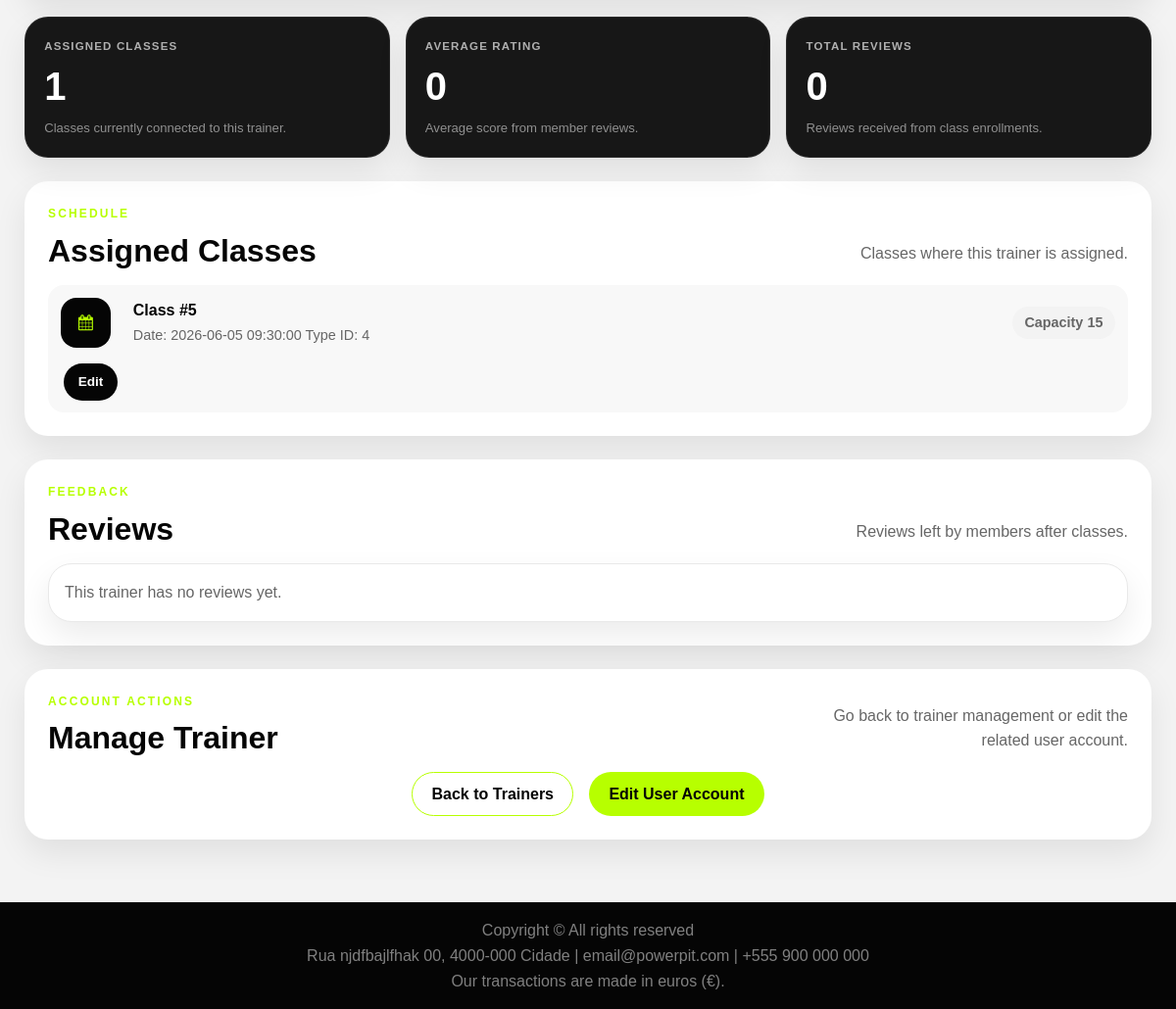
Page /pages/admin_edit_trainer.php?id=3 (signed in, lower part) on the earlier database version.
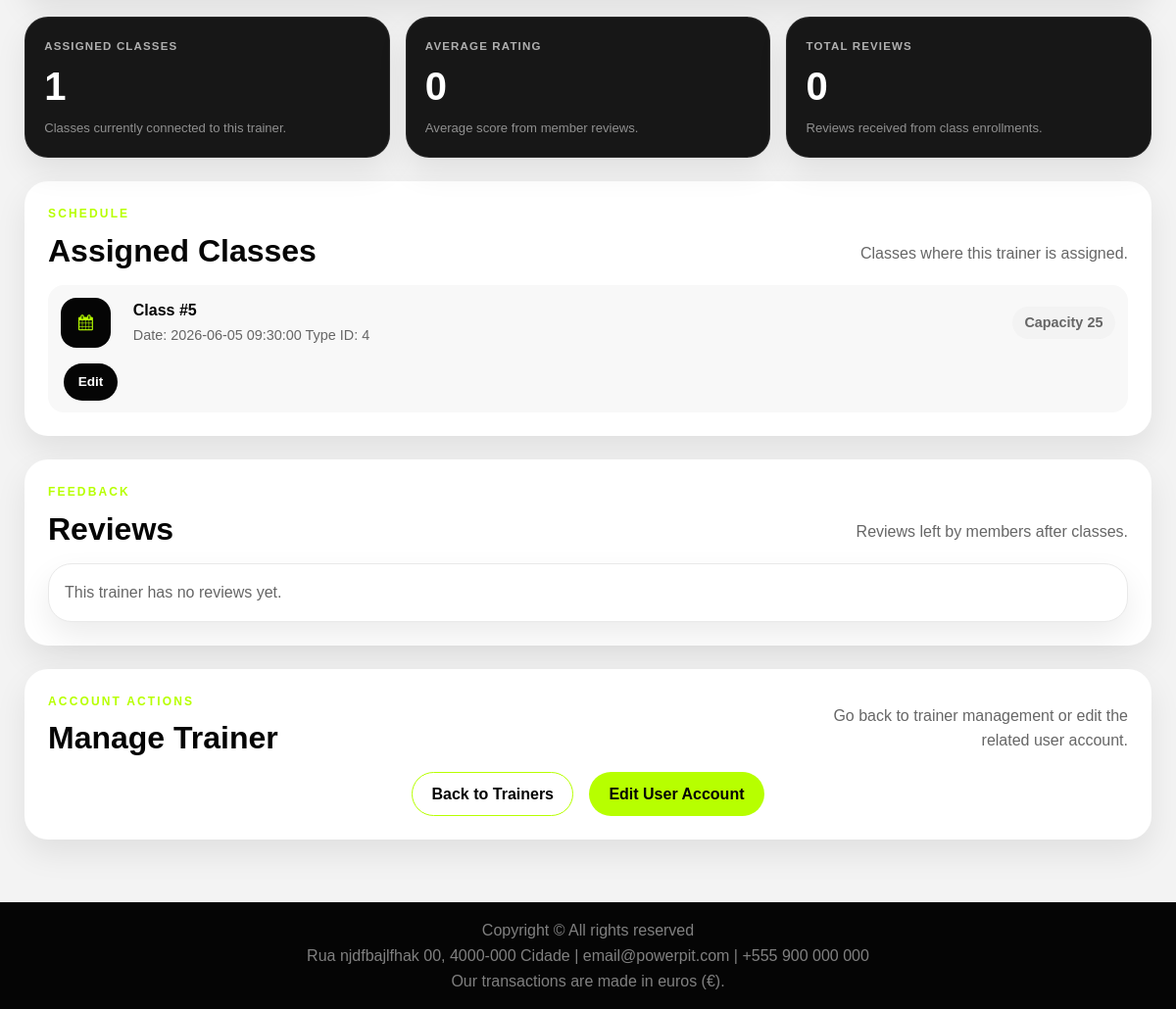
Same page on the later database version.
### tables this page shows
CREATE TABLE Classes(
   ClassId INTEGER PRIMARY KEY AUTOINCREMENT,
   TrainerId INTEGER NOT NULL,
   ClassTypeId INTEGER NOT NULL,
   ClassDateTime DATETIME NOT NULL,
   Capacity INTEGER NOT NULL,

   FOREIGN KEY (TrainerId) REFERENCES Trainers (TrainerId) ON DELETE NO ACTION ON UPDATE NO ACTION,
   FOREIGN KEY (ClassTypeId) REFERENCES ClassType (ClassTypeId) ON DELETE NO ACTION ON UPDATE NO ACTION
);

### pages/admin_edit_trainer.php (called while the page is built, shortened)
<?php
require_once(__DIR__ . '/../database/connection.db.php');
require_once(__DIR__ . '/../database/trainers.class.php');
require_once(__DIR__ . '/../template/common.tpl.php');
require_once(__DIR__ . '/../template/admin_edit_trainer.tpl.php');
$trainerId = filter_input(INPUT_GET, 'id', FILTER_VALIDATE_INT);
$db = getDatabaseConnection();
$trainer = Trainers::getTrainer($db, $trainerId);
$user = $trainer->getUser($db);
drawAdminEditTrainerPage($trainer, $user, $db);
?>

### database/workoutclass.class.php (called while the page is built, shortened)
<?php
require_once(__DIR__ . '/trainers.class.php');
class WorkoutClass {
    private int $id;
    private int $classTypeId;
    private string $classDateTime;
    private int $capacity;
    public function __construct(
        int $id,
        int $trainerId,
        int $classTypeId,
        string $classDateTime,
        int $capacity
    ) {
        $this->id = $id;
        $this->classTypeId = $classTypeId;
        $this->classDateTime = $classDateTime;
        $this->capacity = $capacity;
    }
    public function getId(): int {
        return $this->id;
    }
    public function getClassTypeId(): int {
        return $this->classTypeId;
    }
    public function getClassDateTime(): string {
        return $this->classDateTime;
    }
    public function getCapacity(): int {
        return $this->capacity;
    }
}
?>

### database/trainers.class.php (called while the page is built, shortened)
<?php
require_once(__DIR__ . '/users.class.php');
require_once(__DIR__ . '/workoutclass.class.php');
class Trainers {
    private int $trainer_id;
    public function __construct(
        int $trainer_id,
        int $user_id,
        ?string $bio,
        ?string $specializations,
        ?string $certifications
    ) {
        $this->trainer_id = $trainer_id;
    }
    public static function getTrainer(PDO $db, int $id): ?Trainers {
        $stmt = $db->prepare('
            SELECT *
            FROM Trainers
            WHERE TrainerId = ?
        ');
        $stmt->execute([$id]);
        $row = $stmt->fetch();
        return new Trainers(
            (int)$row['TrainerId'],
            (int)$row['UserId'],
            $row['Bio'],
            $row['Specializations'],
            $row['Certifications']
        );
    }
    public function getAssignedClasses(PDO $db): array {
        $stmt = $db->prepare('
            SELECT *
            FROM Classes
            WHERE TrainerId = ?
            ORDER BY ClassDateTime
        ');
        $stmt->execute([$this->trainer_id]);
        $classes = [];
        while ($row = $stmt->fetch()) {
            $classes[] = new WorkoutClass(
                (int)$row['ClassId'],
                (int)$row['TrainerId'],
                (int)$row['ClassTypeId'],
                $row['ClassDateTime'],
                (int)$row['Capacity']
            );
        }
        return $classes;
    }
}

### template/admin_edit_trainer.tpl.php (the view, shortened to what the changed rows need)
<?php
require_once(__DIR__ . '/../database/users.class.php');
require_once(__DIR__ . '/../database/trainers.class.php');
require_once(__DIR__ . '/../database/workoutclass.class.php');
function drawAdminEditTrainerPage(Trainers $trainer, Users $user, PDO $db): void {
    $assignedClasses = $trainer->getAssignedClasses($db);
    ?>
    <main class="admin-users-page">
        <section class="card trainer_roster_card admin-edit-user-section">
            <header class="admin-section-header">
                <div>
                    <h2>Assigned Classes</h2>
                </div>
            </header>
            <?php drawAdminEditTrainerClasses($assignedClasses); ?>
        </section>
        <section class="card trainer_roster_card admin-edit-user-section">
            <header class="admin-section-header">
                <div>
                    <h2>Reviews</h2>
                </div>
            </header>
        </section>
        <section class="card admin-edit-user-section">
            <header class="admin-section-header">
                <div>
                    <h2>Manage Trainer</h2>
                </div>
            </header>
        </section>
    </main>
<?php } ?>
<?php
function drawAdminEditTrainerClasses(array $classes): void { ?>
    <?php if (empty($classes)) { ?>
        <p class="empty-search-message">
            This trainer has no assigned classes.
        </p>
    <?php } else { ?>
        <ul class="trainer_roster_members">
            <?php foreach ($classes as $class) { ?>
                <li>
                    <div class="admin-icon-box">
                        <i class="fa fa-calendar"></i>
                    </div>
                    <div>
                        <strong>
                            Class #<?= htmlspecialchars((string) $class->getId()) ?>
                        </strong>
                        <span>
                            Date: <?= htmlspecialchars($class->getClassDateTime()) ?>
                        </span>
                        <span>
                            Type ID: <?= htmlspecialchars((string) $class->getClassTypeId()) ?>
                        </span>
                    </div>
                    <span class="admin-user-role">
                        Capacity <?= htmlspecialchars((string) $class->getCapacity()) ?>
                    </span>
                    <div class="admin-user-actions">
                        <button
                            type="button"
                            data-dialog-target="admin-class-edit-dialog-<?= htmlspecialchars((string) $class->getId()) ?>"
                        >
                            Edit
                        </button>
                    </div>
                </li>
            <?php } ?>
        </ul>
    <?php } ?>
<?php } ?>

Differences in the rows shown:
changed classes id 5: Capacity "15" → "25"
